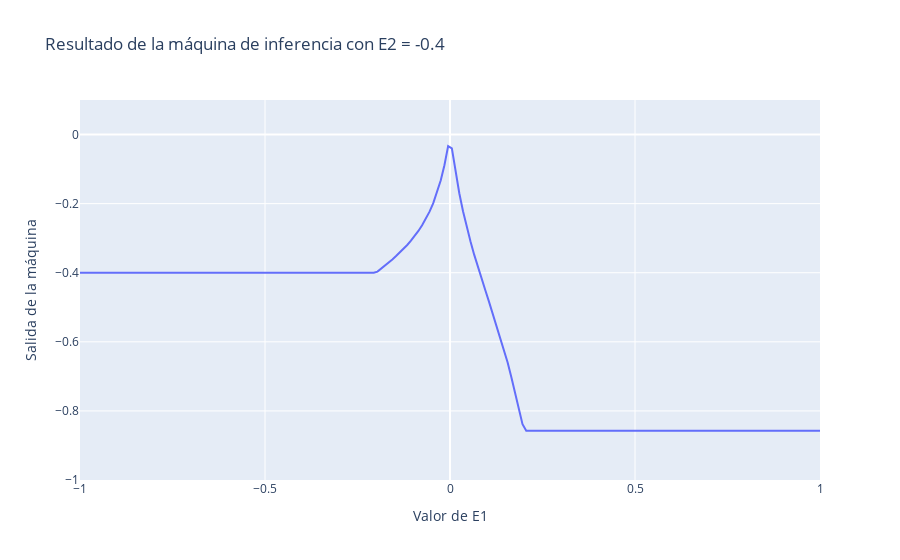

Notebook cell for this chart:
### Code cell
px.line(x = eje, y= salida,
        title='Resultado de la máquina de inferencia con E2 = -0.4', 
        labels={'x':'Valor de E1', 'y':'Salida de la máquina'}, 
        range_y=[-1,0.1])

### Figure 1 — Plotly figure (JSON) as saved in the notebook; plotly's stock layout.template omitted (floating-point values rounded to 4 significant figures; data arrays with more than 128 entries replaced by an {"elided": "..."} marker saying what was removed)
{"data": [{"hovertemplate": "Valor de E1=%{x}<br>Salida de la máquina=%{y}<extra></extra>", "legendgroup": "", "line": {"color": "#636efa", "dash": "solid"}, "marker": {"symbol": "circle"}, "mode": "lines", "name": "", "orientation": "v", "showlegend": false, "type": "scatter", "x": {"elided": "200 float values"}, "xaxis": "x", "y": {"elided": "200 float values"}, "yaxis": "y"}], "layout": {"legend": {"tracegroupgap": 0}, "title": {"text": "Resultado de la máquina de inferencia con E2 = -0.4"}, "xaxis": {"anchor": "y", "domain": [0, 1], "title": {"text": "Valor de E1"}}, "yaxis": {"anchor": "x", "domain": [0, 1], "range": [-1, 0.1], "title": {"text": "Salida de la máquina"}}}}
